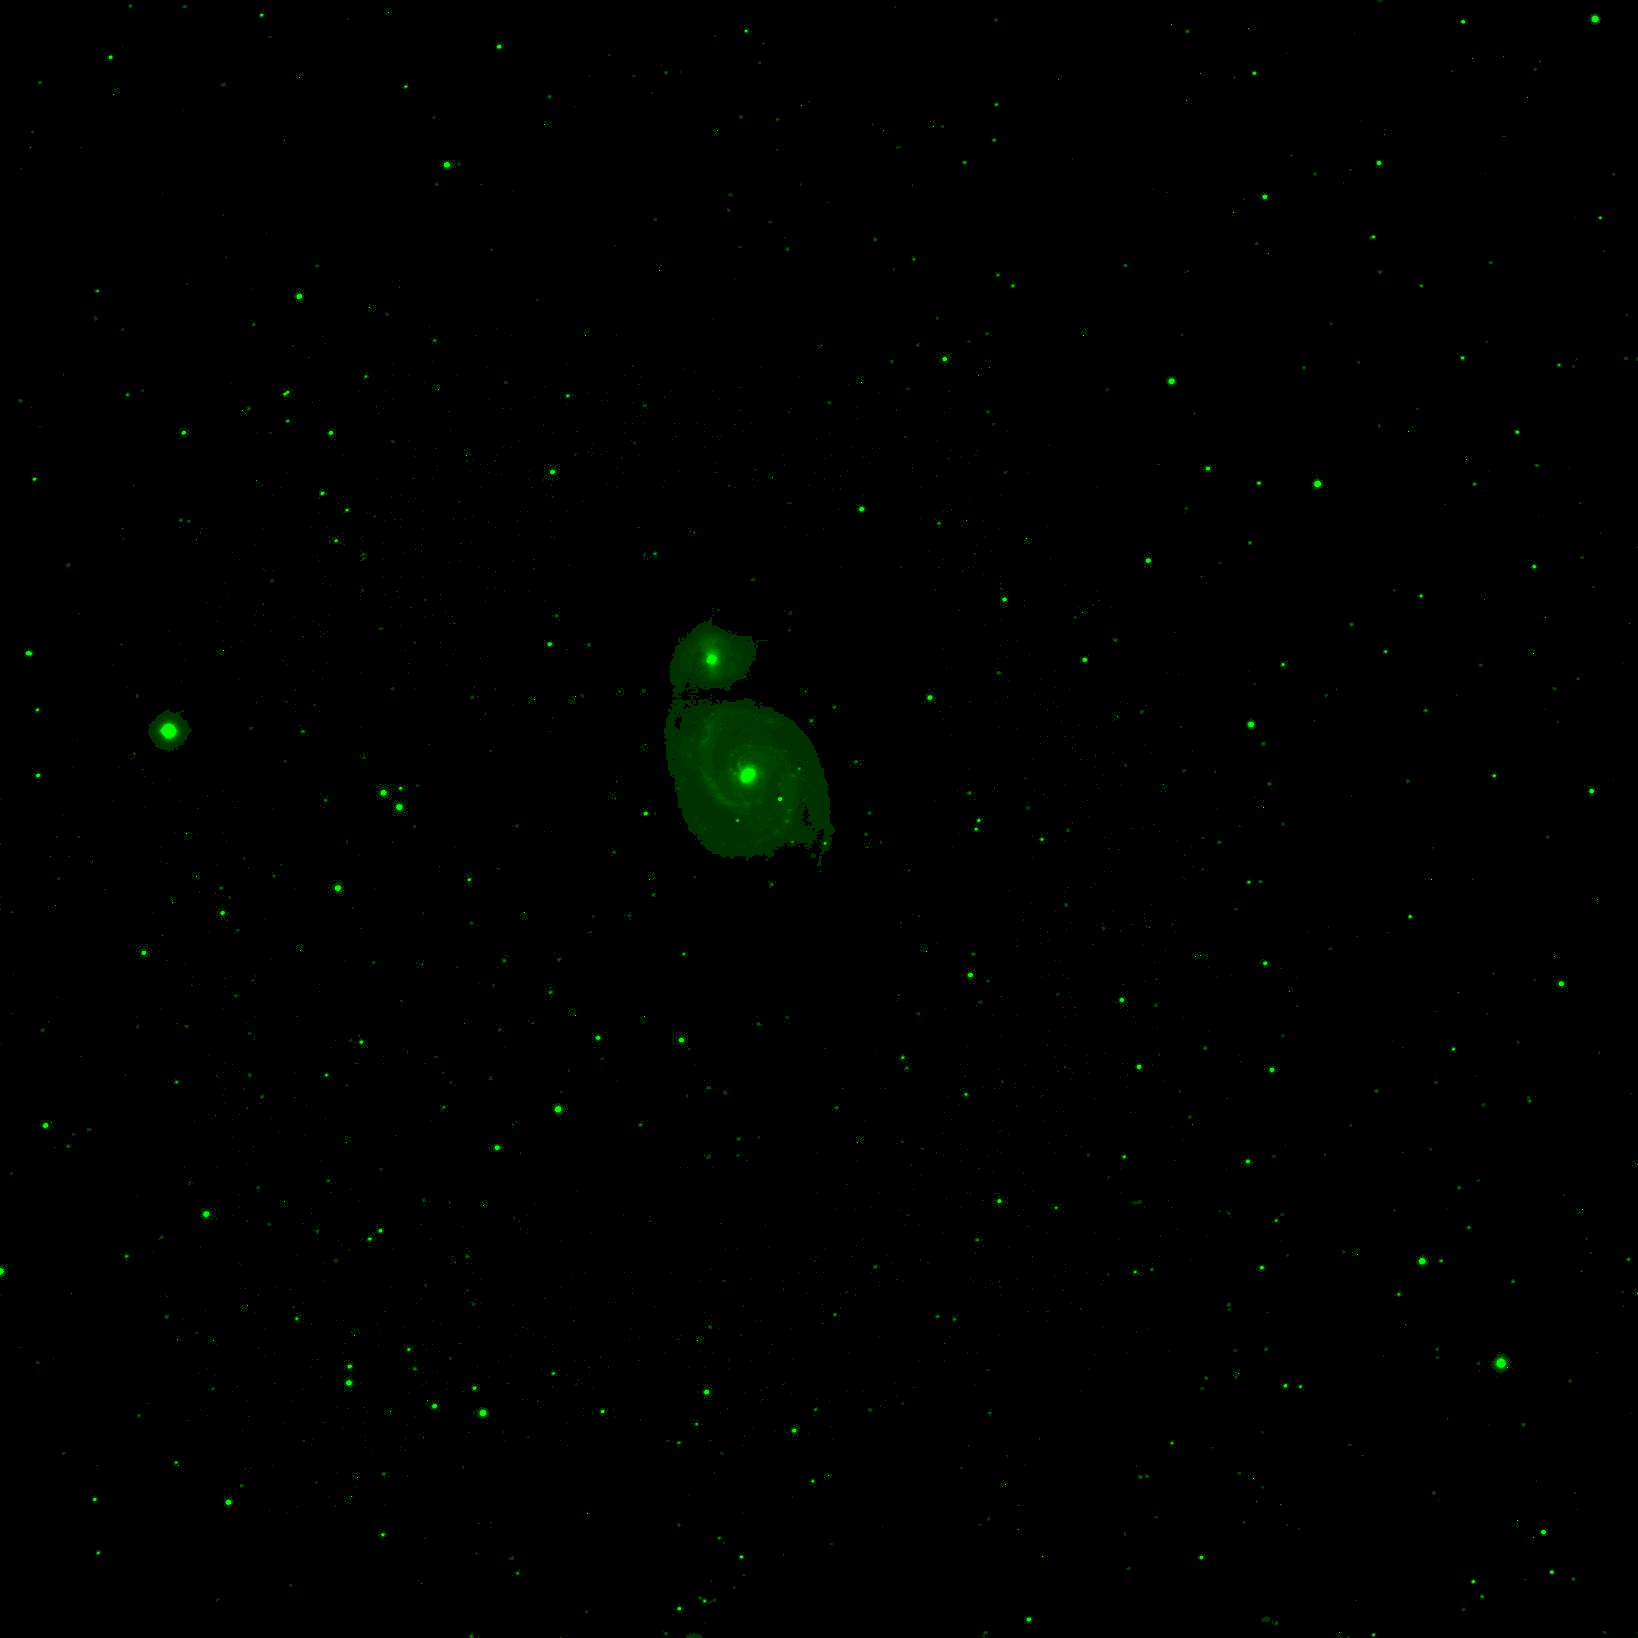

Reproduce this figure in Python.
from cmath import e
import cv2 
import os
import random 
import numpy as np
import matplotlib.pyplot as plt

b_os_is_windows = os.name == 'nt'

s_path_file_name = './../2019-10-26T03-26-55_M51_Clear_280s_big.jpg'
if(b_os_is_windows):
    s_path_file_name = "\\".join(s_path_file_name.split("/"))

o_img = cv2.imread(s_path_file_name)
counter = 0

a_img = o_img
n_img_width = o_img.shape[0]
n_img_height = o_img.shape[1]
n_below_blacklevel = 255/20 #threshhold
counter = 0
def f_set_pixel_value(a_pixel, n_value): # 2 Parameter stehen bei Aufrufen zur Verfügung
    a_pixel[0] = 0
    a_pixel[1] = n_value
    a_pixel[2] = 0

# loop over the image, pixel by pixel
for n_y in range(0,n_img_height):
    for n_x in range(0,n_img_width):
        # threshold the pixel
        a_pixel = a_img[n_y][n_x]
        n_value = a_pixel[0]
        counter = counter + 1
        n_value = int(n_value)

        if n_value < n_below_blacklevel:
            f_set_pixel_value(a_pixel,0)
        elif n_value > n_below_blacklevel:
            
            f_set_pixel_value(a_pixel, min(0.5*n_value**1.8, 255)) #Funktion min() nimmt immer das kleinste der Argumente
        # if n_value > n_below_blacklevel:
        #     f_set_pixel_value(a_pixel, min(n_value + 20, 255))


print(n_img_height)
print(n_img_width)
print(n_img_height*n_img_width)
print(n_value)


cv2.imwrite(__file__.split(".")[0] +".jpg", o_img)

# print(o_img)git
